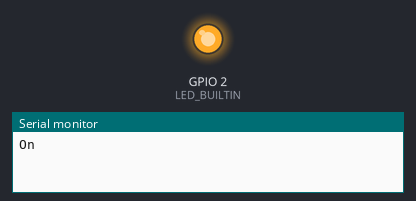
This sketch was run on a simulated ESP32. Parts: output pins drawn as LEDs (lit = HIGH), the last lines printed to the serial monitor.

Above: at 5.0 s.
At 10.5 s:
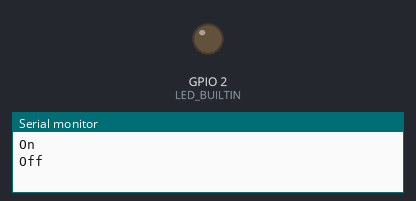
Timing chart, 0 to 14.3 s (numbered marks = the images above):
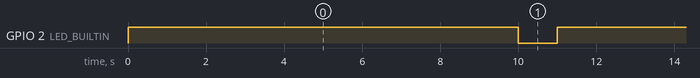

Measured:
- by itself, GPIO 2 (LED_BUILTIN): alternates HIGH for 10.0 s and LOW for 1.0 s

The sketch:

esp32-blink.ino
```cpp
/*
 * ESP32 Blink
 *
 * Built-in LED is connected to GPIO2
 */
#define LED_BUILTIN 2

void setup() {
  // initialize digital pin LED_BUILTIN as an output.
  pinMode(LED_BUILTIN, OUTPUT);
  Serial.begin(115200);
}

// the loop function runs over and over again forever
void loop() {
  Serial.println("On");
  digitalWrite(LED_BUILTIN, HIGH); // turn the LED on (HIGH is the voltage level)
  delay(10000);                    // wait ten seconds
  Serial.println("Off");
  digitalWrite(LED_BUILTIN, LOW);  // turn the LED off by making the voltage LOW
  delay(1000);                     // wait one second
}
```
